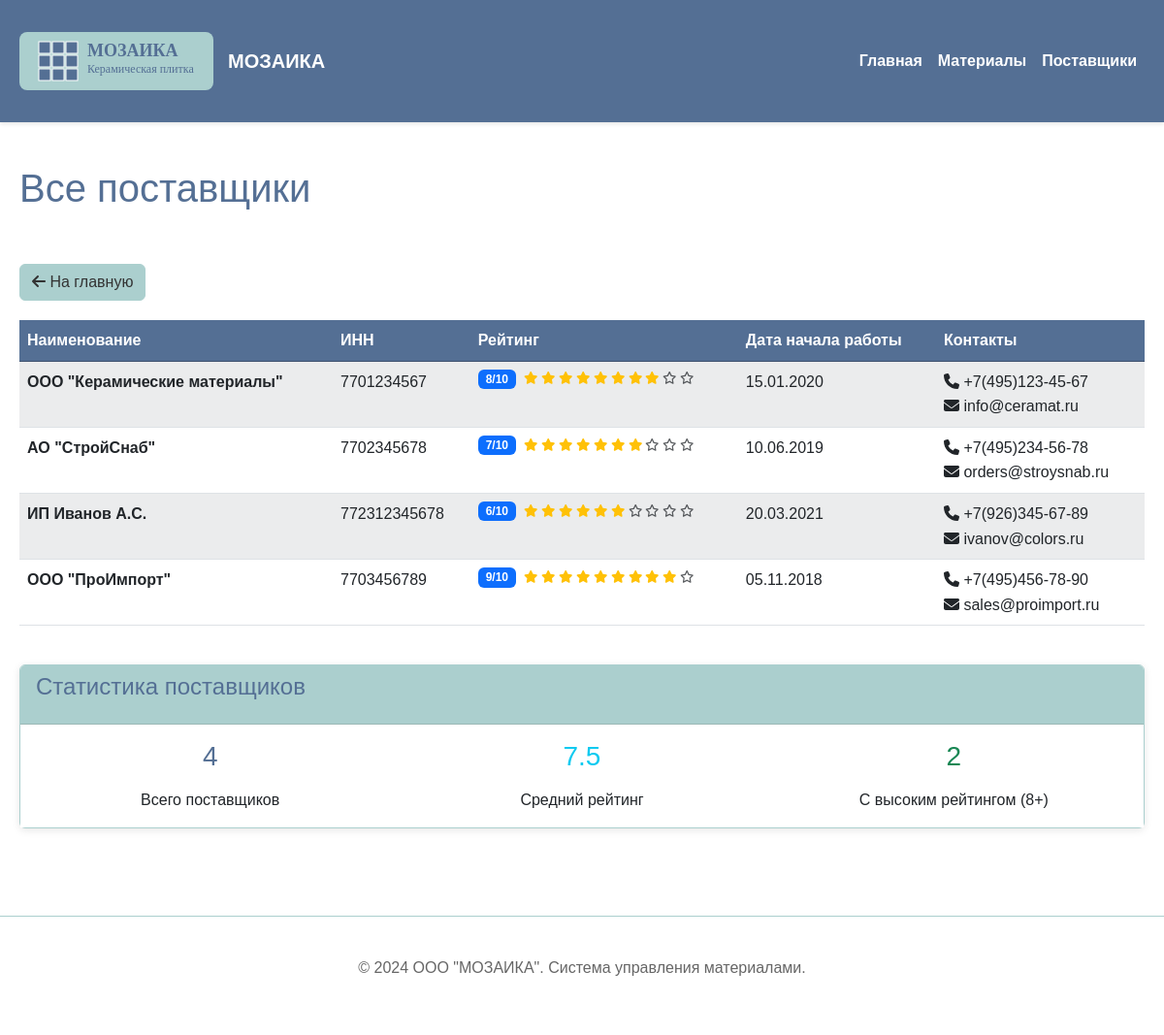
Before: /suppliers with the older database file.
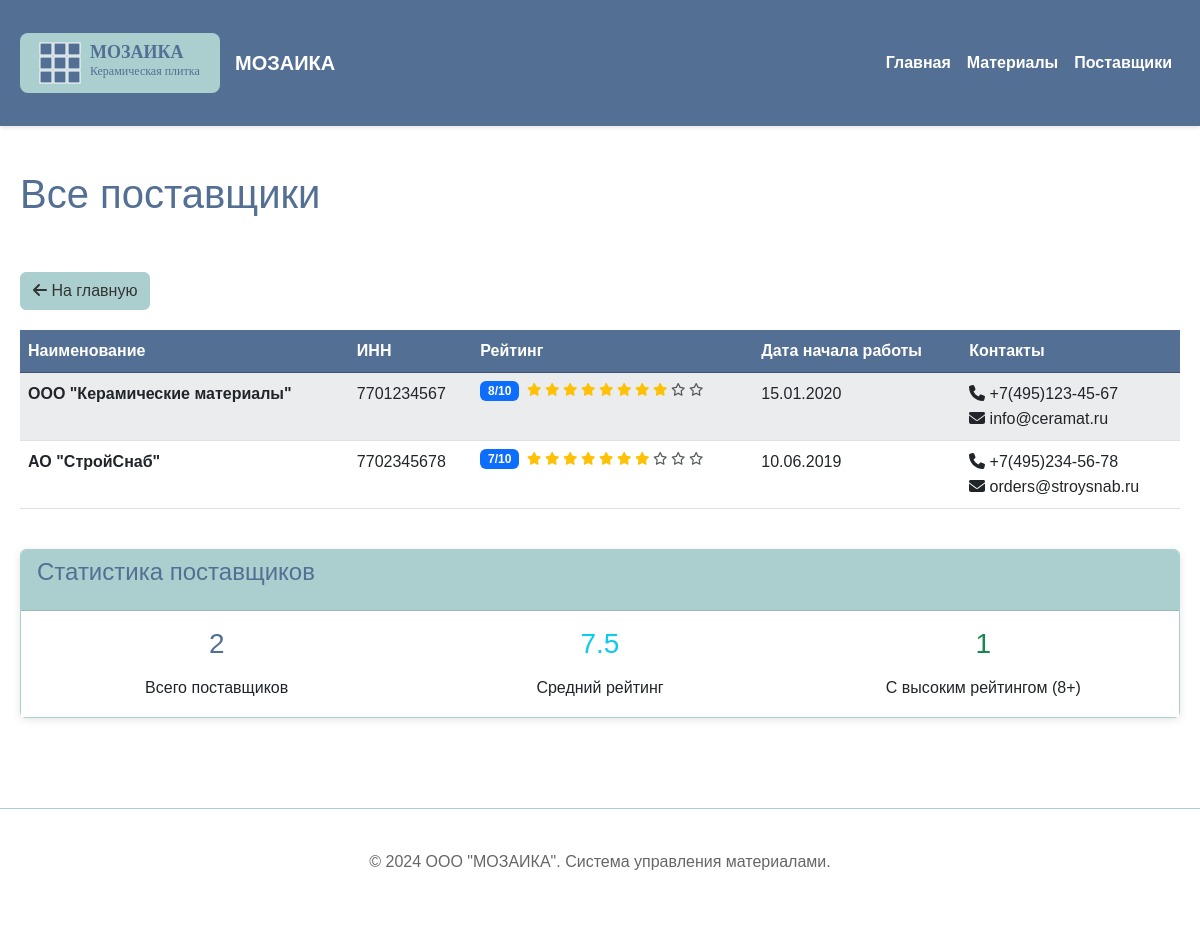
After: the same page with the newer database file.
### models.py (models this page shows, shortened)
class Supplier(db.Model):
    __tablename__ = 'suppliers'
    id = db.Column(db.Integer, primary_key=True)
    name = db.Column(db.String(200), nullable=False)
    inn = db.Column(db.String(20))
    rating = db.Column(db.Integer, default=5)  # Рейтинг от 1 до 10
    start_date = db.Column(db.Date, default=datetime.utcnow)  # Дата начала работы
    contact_phone = db.Column(db.String(20))
    contact_email = db.Column(db.String(100))

### routes.py (the view)
@app.route('/suppliers')
def all_suppliers():
    try:
        suppliers = Supplier.query.all()
        return render_template('suppliers.html', suppliers=suppliers, show_all=True)
    except Exception as e:
        logging.error(f"Error loading all suppliers: {e}")
        flash('Ошибка при загрузке списка поставщиков', 'error')
        return render_template('error.html', error="Не удалось загрузить список поставщиков")

### templates/suppliers.html (shortened to what the changed rows need)
{% extends "base.html" %}
{% block page_header %}
<div class="d-flex justify-content-between align-items-center mb-4">
    <h1>
        {% if material %}
            Поставщики материала "{{ material.name }}"
        {% else %}
            Все поставщики
        {% endif %}
    </h1>
</div>
{% endblock %}
{% block content %}
{% if suppliers %}
    {% if material %}
        <div class="row">
            {% for supplier_data in suppliers %}
                {% set supplier = supplier_data.supplier %}
                {% set material_supplier = supplier_data.material_supplier %}
                <div class="col-lg-6 col-xl-4 mb-4">
                    <div class="card h-100">
                        <div class="card-header d-flex justify-content-between align-items-center">
                            <h5 class="card-title mb-0">{{ supplier.name }}</h5>
                            <span class="badge bg-primary">Рейтинг: {{ supplier.rating }}/10</span>
                        </div>
                        <div class="card-body">
                            {% if supplier.inn %}
                                <p class="mb-2">
                                    <strong>ИНН:</strong> {{ supplier.inn }}
                                </p>
                            {% endif %}
                            <p class="mb-2">
                                <strong>Дата начала работы:</strong><br>
                                {{ supplier.start_date.strftime('%d.%m.%Y') if supplier.start_date else 'Не указана' }}
                            </p>
                            {% if material_supplier.supply_price %}
                                <p class="mb-2">
                                    <strong>Цена поставки:</strong><br>
                                    <span class="text-success">{{ "%.2f"|format(material_supplier.supply_price) }} ₽</span>
                                </p>
                            {% endif %}
                            {% if material_supplier.last_delivery_date %}
                                <p class="mb-2">
                                    <strong>Последняя поставка:</strong><br>
                                    {{ material_supplier.last_delivery_date.strftime('%d.%m.%Y') }}
                                </p>
                            {% endif %}
                            {% if supplier.contact_phone or supplier.contact_email %}
                                <hr>
                                <h6>Контакты:</h6>
                                {% if supplier.contact_phone %}
                                    <p class="mb-1">
                                        <i class="fas fa-phone"></i> {{ supplier.contact_phone }}
                                    </p>
                                {% endif %}
                                {% if supplier.contact_email %}
                                    <p class="mb-1">
                                        <i class="fas fa-envelope"></i> {{ supplier.contact_email }}
                                    </p>
                                {% endif %}
                            {% endif %}
                        </div>
                        <div class="card-footer">
                            <div class="d-flex justify-content-between align-items-center">
                                <div class="rating">
                                    {% for i in range(1, 11) %}
                                        {% if i <= supplier.rating %}
                                            <i class="fas fa-star text-warning"></i>
                                        {% else %}
                                            <i class="far fa-star text-muted"></i>
                                        {% endif %}
                                    {% endfor %}
                                </div>
                                {% if material_supplier.supply_price and material.price_per_unit %}
                                    {% set price_diff = material_supplier.supply_price - material.price_per_unit %}
                                    {% if price_diff < 0 %}
                                        <small class="text-success">
                                            Экономия: {{ "%.2f"|format(-price_diff) }} ₽
                                        </small>
                                    {% elif price_diff > 0 %}
                                        <small class="text-danger">
                                            Дороже на: {{ "%.2f"|format(price_diff) }} ₽
                                        </small>
                                    {% else %}
                                        <small class="text-info">Равные цены</small>
                                    {% endif %}
                                {% endif %}
                            </div>
                        </div>
                    </div>
                </div>
            {% endfor %}
        </div>
    {% else %}
        <div class="table-responsive">
            <table class="table table-striped table-hover">
                <thead>
                    <tr>
                        <th>Наименование</th>
                        <th>ИНН</th>
                        <th>Рейтинг</th>
                        <th>Дата начала работы</th>
                        <th>Контакты</th>
                    </tr>
                </thead>
                <tbody>
                    {% for supplier in suppliers %}
                        <tr>
                            <td>
                                <strong>{{ supplier.name }}</strong>
                            </td>
                            <td>{{ supplier.inn or '—' }}</td>
                            <td>
                                <div class="d-flex align-items-center">
                                    <span class="badge bg-primary me-2">{{ supplier.rating }}/10</span>
                                    <div class="rating-stars">
                                        {% for i in range(1, 11) %}
                                            {% if i <= supplier.rating %}
                                                <i class="fas fa-star text-warning"></i>
                                            {% else %}
                                                <i class="far fa-star text-muted"></i>
                                            {% endif %}
                                        {% endfor %}
                                    </div>
                                </div>
                            </td>
                            <td>
                                {{ supplier.start_date.strftime('%d.%m.%Y') if supplier.start_date else '—' }}
                            </td>
                            <td>
                                {% if supplier.contact_phone %}
                                    <div><i class="fas fa-phone"></i> {{ supplier.contact_phone }}</div>
                                {% endif %}
                                {% if supplier.contact_email %}
                                    <div><i class="fas fa-envelope"></i> {{ supplier.contact_email }}</div>
                                {% endif %}
                            </td>
                        </tr>
                    {% endfor %}
                </tbody>
            </table>
        </div>
    {% endif %}
    <div class="row mt-4">
        <div class="col-12">
            <div class="card">
                <div class="card-body">
                    {% if material %}
                        {% set avg_rating = suppliers|map(attribute='supplier.rating')|sum / suppliers|length %}
                        {% set supply_prices = suppliers|selectattr('material_supplier.supply_price')|map(attribute='material_supplier.supply_price')|list %}
                        <div class="row">
                            <div class="col-md-4 text-center">
                                <h3 class="text-primary">{{ suppliers|length }}</h3>
                                <p class="mb-0">Всего поставщиков</p>
                            </div>
                            <div class="col-md-4 text-center">
                                <h3 class="text-info">{{ "%.1f"|format(avg_rating) }}</h3>
                                <p class="mb-0">Средний рейтинг</p>
                            </div>
                            <div class="col-md-4 text-center">
                                {% if supply_prices %}
                                    <h3 class="text-success">{{ "%.2f"|format(supply_prices|min) }} ₽</h3>
                                    <p class="mb-0">Лучшая цена</p>
                                {% else %}
                                    <h3 class="text-muted">—</h3>
                                    <p class="mb-0">Цены не указаны</p>
                                {% endif %}
                            </div>
                        </div>
                    {% else %}
                        {% set avg_rating = suppliers|map(attribute='rating')|sum / suppliers|length %}
                        {% set high_rated = suppliers|selectattr('rating', 'ge', 8)|list %}
                        <div class="row">
                            <div class="col-md-4 text-center">
                                <h3 class="text-primary">{{ suppliers|length }}</h3>
                                <p class="mb-0">Всего поставщиков</p>
                            </div>
                            <div class="col-md-4 text-center">
                                <h3 class="text-info">{{ "%.1f"|format(avg_rating) }}</h3>
                                <p class="mb-0">Средний рейтинг</p>
                            </div>
                            <div class="col-md-4 text-center">
                                <h3 class="text-success">{{ high_rated|length }}</h3>
                                <p class="mb-0">С высоким рейтингом (8+)</p>
                            </div>
                        </div>
                    {% endif %}
                </div>
            </div>
        </div>
    </div>
{% endif %}
{% endblock %}

Changed rows visible on the page:
removed Supplier: name "ИП Иванов А.С.", inn "772312345678", rating "6", start_date "20.03.2021", contact_phone "+7(926)345-67-89", contact_email "ivanov@colors.ru"
removed Supplier: name "ООО \"ПроИмпорт\"", inn "7703456789", rating "9", start_date "05.11.2018", contact_phone "+7(495)456-78-90", contact_email "sales@proimport.ru"
Other visible differences:
{{ suppliers|length }}: "4" → "2"
{{ high_rated|length }}: "2" → "1"
